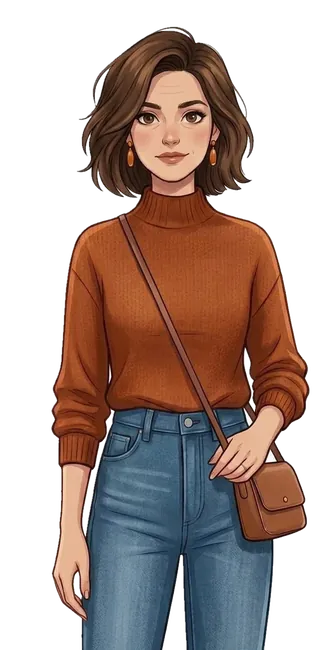
#> input picture img/chars/dafna-card.webp, 332 x 650 px
$ python -i clean-emoji.py   (imports and definitions only)
#> lines starting #> are read from the running program, lines starting #| are printed output that depends on the picture; after the words box and inside, x2 and y2 are one past the last pixel; in counts of white or black regions, pixels touching at a corner belong together
#> further down, picture is the input picture: PIL image 332x650 RGBA; mean R, G, B, A 69.9, 51.3, 44.3, 139
#!/usr/bin/env python3
"""Clean icons cut out of generated sheets and make them app-sized.

For every PNG: keep the main object, drop pieces of neighbouring icons that touch
the image edge, remove the faint coloured fringe, centre the object with the same
margin for all icons, resize to 256x256 and save a compact palette PNG.

    python3 tools/clean-emoji.py SRC_DIR OUT_DIR [--size 256]

Needs Pillow, numpy and scipy.
"""
import argparse, pathlib
import numpy as np
from PIL import Image
from scipy import ndimage

def clean(img, size=256, margin=0.08):
#> called with size = 256, margin = 0.08
    a = np.array(img.convert('RGBA'))
    alpha = a[:, :, 3].astype(np.int32)
#> alpha: shape (650, 332) int32; 227 distinct labels, from 0 to 255
    solid = alpha > 24
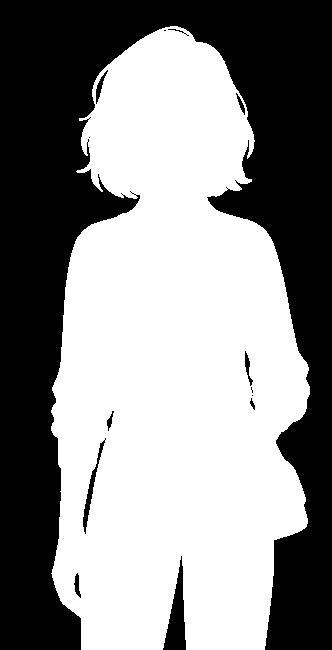
#> solid: shape (650, 332) bool; 55.3% white; 14 black regions (4 under 20 px), largest, box (x1, y1, x2, y2) and area: (0, 0, 332, 650) 94643, (163, 556, 186, 650) 1061, (83, 438, 106, 534) 365
    labels, n = ndimage.label(solid, structure=np.ones((3, 3)))
#> n = 1
    if n == 0:
        return img.resize((size, size))
    sizes = ndimage.sum(solid, labels, range(1, n + 1))
#> sizes = [119235]
    ids = list(range(1, n + 1))
#> ids = [1]
    h, w = solid.shape
#> h = 650; w = 332
    cy, cx = h / 2, w / 2
#> cy = 325; cx = 166
    objs = ndimage.find_objects(labels)
#> objs = 1 item
    def centre(i):
        sl = objs[i - 1]; return ((sl[0].start + sl[0].stop) / 2, (sl[1].start + sl[1].stop) / 2)
    # Main object: the biggest piece, preferring pieces near the middle of the image.
    def score(i):
#> called with i = 1
        y, x = centre(i); d = ((y - cy) ** 2 + (x - cx) ** 2) ** .5 / (h / 2)
#> after `y, x = centre(i)`: y = 338; x = 180.5
#> after `d = ((y - cy) ** 2 + (x - cx) ** 2) ** 0.5 / (h / 2)`: d = 0.0599
        return sizes[i - 1] * (1.0 - min(d, 0.9))
    main = max(ids, key=score)
#> main = 1
    my, mx = centre(main)
#> my = 338; mx = 180.5
    def cut_edge(i):
        """A slice of a neighbouring icon has a straight cut on the side away from the main object."""
        sl = objs[i - 1]; comp = labels[sl] == i
        y, x = centre(i)
        # look at the 3 outermost lines: anti-aliasing makes the very last one thin
        rows = {'top': comp[:3].max(0), 'bottom': comp[-3:].max(0), 'left': comp[:, :3].max(1), 'right': comp[:, -3:].max(1)}
        sides = []
        if y < my: sides.append('top')
        if y > my: sides.append('bottom')
        if x < mx: sides.append('left')
        if x > mx: sides.append('right')
        for side in sides:
            line = rows[side]
            if line.sum() >= max(10, 0.35 * len(line)):
                return True
        return False
    keep = np.zeros(n + 1, bool)
#> keep = [False, False]
    keep[main] = True
    ref = sizes[main - 1]
#> ref = 119235
    pieces = sum(1 for i in ids if sizes[i - 1] >= 0.1 * ref)  # fireworks, confetti: many real pieces
#> pieces = 1
    for i in ids:
        if i == main or sizes[i - 1] < 0.004 * ref:
            continue
        msl, sl = objs[main - 1], objs[i - 1]
        # a whole neighbour from the row above/below: big, with no rows in common with the icon
        other_row = sl[0].stop <= msl[0].start or sl[0].start >= msl[0].stop
        keep[i] = not cut_edge(i) and not (other_row and pieces <= 4 and sizes[i - 1] >= 0.3 * ref)
#> after the loop, keep = [False, True]
    mask = keep[labels]
    # Grow the kept area by 2 px so the soft anti-aliased edge of the object stays.
    mask = ndimage.binary_dilation(mask, iterations=2)
#> mask: shape (650, 332) bool; 57.2% white; 13 black regions (10 under 20 px), largest, box (x1, y1, x2, y2) and area: (0, 0, 332, 650) 91506, (165, 573, 184, 650) 710, (86, 489, 91, 515) 27
    alpha = np.where(mask, alpha, 0)
#> alpha: shape (650, 332) int32; 227 distinct labels, from 0 to 255
    # Fringe: very faint pixels carry the old background colour; drop them and
    # pull the remaining edge colour towards the object's own colour.
    alpha = np.where(alpha < 40, 0, alpha)
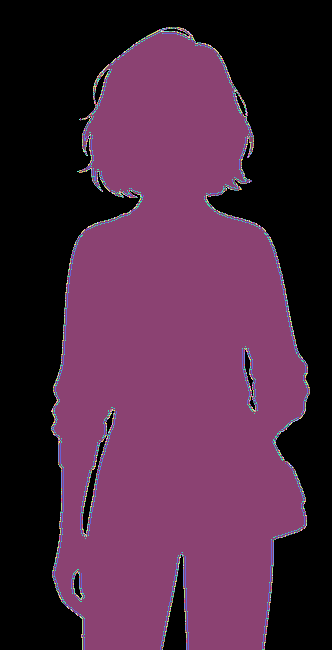
#> alpha: shape (650, 332) int32; 188 distinct labels, from 0 to 255; one colour per label, 0 black
    edgepx = (alpha > 0) & (alpha < 200)
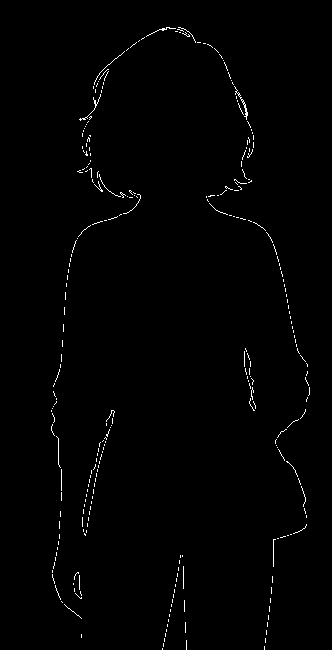
#> edgepx: shape (650, 332) bool; 0.87% white in thin lines or dots, all inside (x1, y1, x2, y2) = (51, 27, 310, 650)
    if edgepx.any():
        inner = ndimage.grey_erosion(alpha, size=3) >= 200
#> inner: shape (650, 332) bool; 52.7% white; 5 black regions, box (x1, y1, x2, y2) and area: (0, 0, 332, 650) 98984, (161, 554, 188, 650) 1469, (81, 409, 116, 537) 998, (243, 347, 257, 412) 426, (72, 571, 83, 600) 221
        rgb = a[:, :, :3].astype(np.float32)
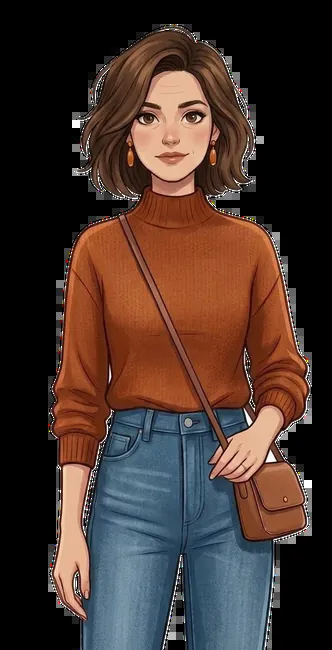
#> rgb: shape (650, 332, 3) float32; mean R, G, B 69.9, 51.3, 44.3
        # nearest solid colour for edge pixels
        idx = ndimage.distance_transform_edt(~inner, return_distances=False, return_indices=True)
        near = rgb[idx[0], idx[1]]
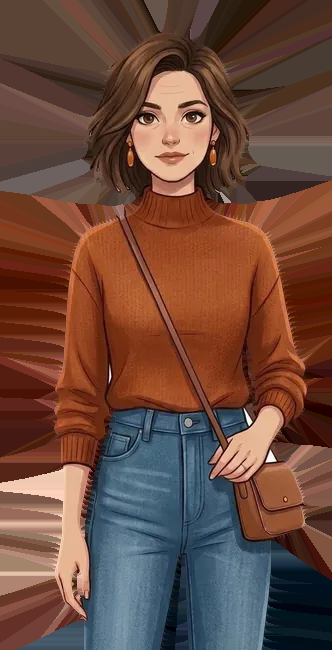
#> near: shape (650, 332, 3) float32; mean R, G, B 107.4, 73.3, 60.7
        t = (alpha[..., None] / 255.0)
        rgb = np.where(edgepx[..., None], near * (1 - t * 0.5) + rgb * (t * 0.5), rgb)
        a[:, :, :3] = np.clip(rgb, 0, 255).astype(np.uint8)
    a[:, :, 3] = alpha.astype(np.uint8)
#> a: shape (650, 332, 4); mean R, G, B, A 69.8, 51, 44, 138.8
    ys, xs = np.nonzero(alpha)
    if not len(xs):
        return img.resize((size, size))
    box = a[ys.min():ys.max() + 1, xs.min():xs.max() + 1]
    obj = Image.fromarray(box, 'RGBA')
    inner_size = int(size * (1 - 2 * margin))
    obj.thumbnail((inner_size, inner_size), Image.LANCZOS)
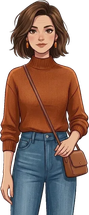
#> obj: PIL image 89x215 RGBA; mean R, G, B, A 89.6, 63.5, 54, 185.6; transparent parts drawn white
    out = Image.new('RGBA', (size, size), (0, 0, 0, 0))
#> out: PIL image 256x256 RGBA; every value is 0
    out.paste(obj, ((size - obj.width) // 2, (size - obj.height) // 2), obj)
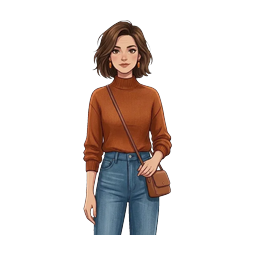
#> out: PIL image 256x256 RGBA; mean R, G, B, A 25, 17.9, 15.2, 53.5; transparent parts drawn white
    return out

def main():
    p = argparse.ArgumentParser()
    p.add_argument('src'); p.add_argument('out'); p.add_argument('--size', type=int, default=256)
    p.add_argument('--glob', default='card-*.png')
    args = p.parse_args()
    out = pathlib.Path(args.out); out.mkdir(parents=True, exist_ok=True)
    total = 0
    for f in sorted(pathlib.Path(args.src).glob(args.glob)):
        img = clean(Image.open(f), args.size)
        q = img.quantize(colors=256, method=Image.Quantize.FASTOCTREE, dither=Image.Dither.NONE)
        target = out / f.name
        q.save(target, optimize=True)
        total += target.stat().st_size
    print(f'{len(list(out.glob(args.glob)))} icons, {total // 1024} KB')

# [2 lines not run here, left out]

>>> from PIL import Image
>>> picture = Image.open('../img/chars/dafna-card.webp')
>>> result = clean(picture)

$ run again, on img/chars/dafna-think.webp
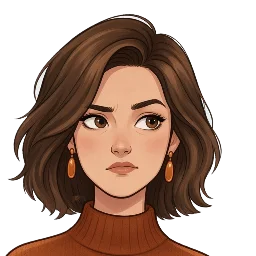
#> input picture img/chars/dafna-think.webp, 256 x 256 px
#> picture is the input picture: PIL image 256x256 RGBA; mean R, G, B, A 150.1, 127.7, 115.4, 144
#> in clean, `solid = alpha > 24`:
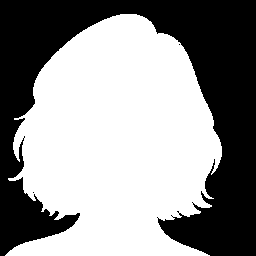
#> solid: shape (256, 256) bool; 57.1% white; 3 black regions (2 under 20 px), largest, box (x1, y1, x2, y2) and area: (0, 0, 256, 256) 28092
#> n = 1
#> sizes = [37442]
#> objs = 1 item
#> y = 135; x = 113.5
#> d = 0.126
#> main = 1
#> my = 135; mx = 113.5
#> ref = 37442
#> pieces = 1
#> after the loop in clean, `for i in ids:`: keep = [False, True]
#> mask: shape (256, 256) bool; 59.8% white; 1 black region, box (x1, y1, x2, y2) and area: (0, 0, 256, 256) 26373
#> edgepx: shape (256, 256) bool; 0.95% white in thin lines or dots, all inside (x1, y1, x2, y2) = (5, 14, 222, 256)
#> inner: shape (256, 256) bool; 54.1% white; 1 black region, box (x1, y1, x2, y2) and area: (0, 0, 256, 256) 30093
#> in clean, `out.paste(obj, ((size - obj.width) // 2, (size - obj.height) // 2), obj)`:
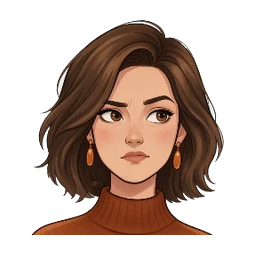
#> out: PIL image 256x256 RGBA; mean R, G, B, A 54.3, 35.5, 25.7, 112.9; transparent parts drawn white
